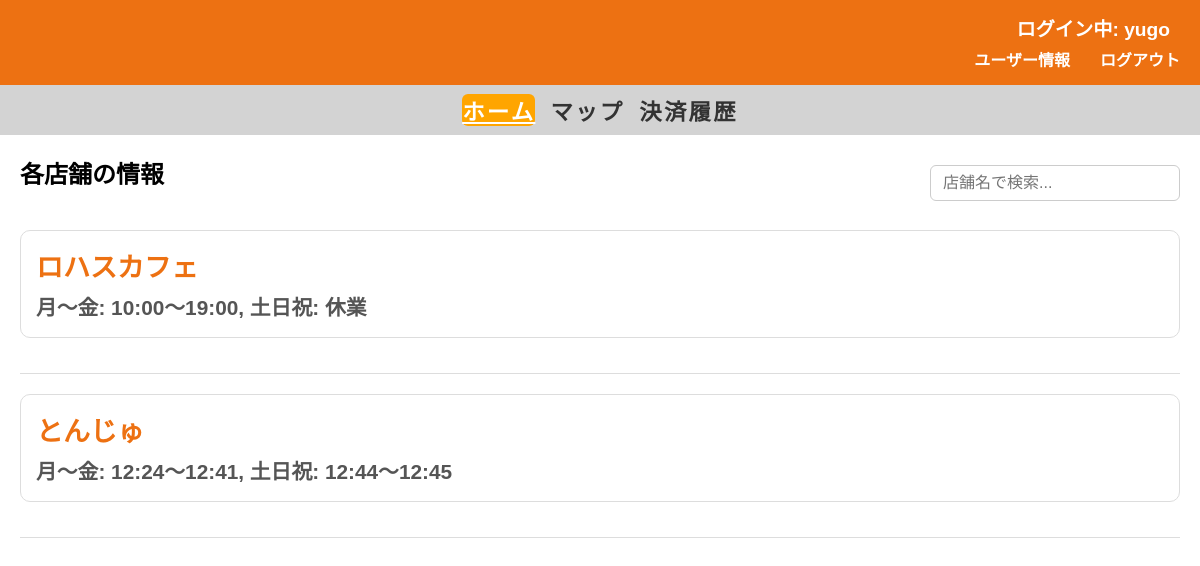
The page /users_home/home (signed in) on the database as committed earlier.
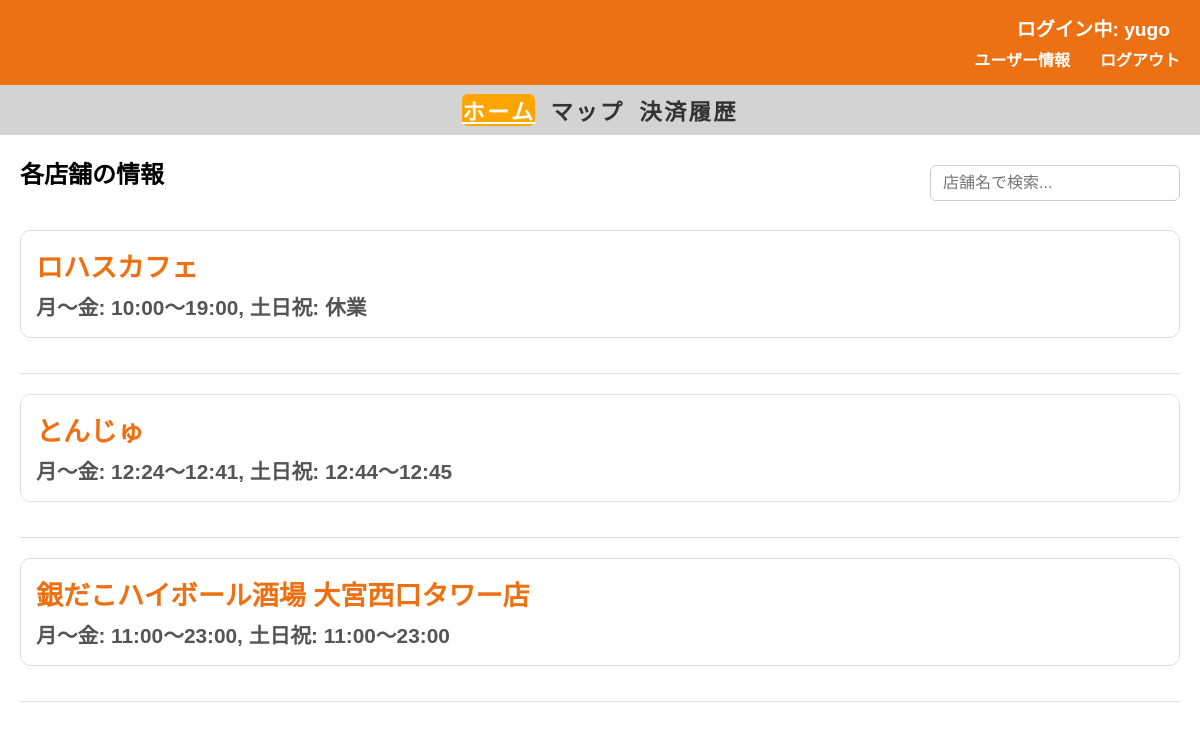
The same page on the database as committed later.
### tables this page shows
CREATE TABLE store (
    store_id INTEGER PRIMARY KEY AUTOINCREMENT,
    store_name TEXT NOT NULL,
    email TEXT UNIQUE NOT NULL,
    password TEXT NOT NULL,
    location TEXT,
    representative TEXT,
    description TEXT,
    created_at TIMESTAMP DEFAULT CURRENT_TIMESTAMP  -- created_atに名前統一
);

### routes/users_home/users_home.py (the view)
@users_home_bp.route('/home')
def home():
    if 'id' not in session:
        flash("ログインしてください")
        return redirect(url_for('users_login.login'))
    conn = sqlite3.connect('app.db')
    conn.row_factory = sqlite3.Row
    cursor = conn.cursor()
    cursor.execute("""
        SELECT
            store_id AS id,
            store_name AS name,
            description
        FROM store
        ORDER BY store_id
    """)
    stores = cursor.fetchall()
    conn.close()
    return render_template('users_home/home.html', stores=stores, u_name=session.get('u_name', 'ゲスト'))

### templates/users_home/home.html (shortened to what this page needs)
<!DOCTYPE html>
<html lang="ja">
<head>
    <link rel="stylesheet" href="{{ url_for('static', filename='css/users_home.css') }}">
</head>
<body>
    <div class="water-blue-section">
        <span class="username">
            ログイン中: {{ u_name if u_name else 'ゲスト' }}
        </span>
        <div class="user-links">
            <a href="{{ url_for('users_home.users_data') }}">ユーザー情報</a>
            <a href="{{ url_for('users_home.logout') }}">ログアウト</a>
        </div>
    </div>
    <div class="gray-section">
        <ul>
            <li class="{% if request.endpoint == 'users_home.home' %}active{% endif %}">
                <a href="{{ url_for('users_home.home') }}">ホーム</a>
            </li>
            <li class="{% if request.endpoint == 'users_home.map_shop' %}active{% endif %}">
                <a href="{{ url_for('users_home.map_shop') }}">マップ</a>
            </li>
            <li class="{% if request.endpoint == 'users_home.payment_history' %}active{% endif %}">
                <a href="{{ url_for('users_home.payment_history') }}">決済履歴</a>
            </li>
        </ul>
    </div>
    <main>
        <div class="title-search-row">
            <h2>各店舗の情報</h2>
            <input type="search" id="store-search" placeholder="店舗名で検索..." />
        </div>
        <ul id="store-list">
            {% if stores %}
                {% for store in stores %}
                    <li class="store-item">
                        <a href="{{ url_for('users_order.menu', store_id=store.id) }}" class="custom-link">
                            <h3 class="store-name">{{ store.name }}</h3>
                            <p>{{ store.description }}</p>
                        </a>
                    </li>
                {% endfor %}
            {% else %}
                <li>店舗情報がありません。</li>
            {% endif %}
        </ul>
    </main>
</body>
</html>

### static/css/users_home.css (style rules this page uses)
* { margin: 0; padding: 0; box-sizing: border-box; }
.water-blue-section { background-color: #ed7112; height: 85px; padding: 20px; font-family: Arial, sans-serif; color: #ffffff; display: flex; flex-direction: column; align-items: flex-end; justify-content: center; }
.water-blue-section .username { margin-bottom: 5px; }
.water-blue-section .user-links { display: flex; gap: 15px; }
.username { font-size: 1.5em; font-weight: bold; margin-right: 10px; }
.user-links a { margin-left: 15px; color: #ffffff; font-weight: bold; text-decoration: none; }
.gray-section { background-color: #D3D3D3; height: 50px; padding: 10px; font-family: Arial, sans-serif; display: flex; align-items: center; justify-content: center; font-size: 1.4em; letter-spacing: 0.1em; }
.gray-section ul { list-style-type: none; padding: 0; margin: 0; display: flex; gap: 15px; font-weight: bold; }
.gray-section li { margin: 0; }
.gray-section a { text-decoration: none; color: #333; }
main { padding: 20px; font-family: Arial, sans-serif; }
main h2 { margin-bottom: 20px; }
ul { list-style-type: none; padding: 0; }
ul li { margin-bottom: 15px; }
h3 { font-size: 1.2em; font-weight: bold; color: #333; }
p { font-size: 1em; color: #555; }
.gray-section ul li.active { background-color: #ffa500; font-weight: bold; border-radius: 6px; }
.gray-section ul li.active a { color: white; text-decoration: underline; }
.title-search-row { display: flex; justify-content: space-between; align-items: center; margin-bottom: 20px; gap: 20px; }
.title-search-row input[type="search"] { flex: 0 0 250px; padding: 8px 12px; font-size: 1em; border: 1px solid #ccc; border-radius: 6px; }
main ul li a { display: inline-block; font-size: 1.3em; font-weight: bold; color: #ed7112; text-decoration: none; margin-bottom: 5px; }
main ul li p { font-size: 1em; color: #555; margin-top: 3px; line-height: 1.4; }
main ul li { margin-bottom: 20px; border-bottom: 1px solid #ddd; padding-bottom: 15px; }
.custom-link { display: block; background-color: #ffffff; padding: 15px; border: 1px solid #ddd; border-radius: 10px; margin-bottom: 20px; text-decoration: none; color: #333; transition: background-color 0.3s, box-shadow 0.3s; }
.custom-link h3 { font-size: 1.3em; margin-bottom: 8px; color: #ed7112; }
.custom-link p { font-size: 1em; color: #555; }
.username { color: #ffffff; font-size: 1.2em; }

Rows that differ between the two databases and show on the page:
added store: name "銀だこハイボール酒場 大宮西口タワー店", description "月〜金: 11:00〜23:00, 土日祝: 11:00〜23:00"
